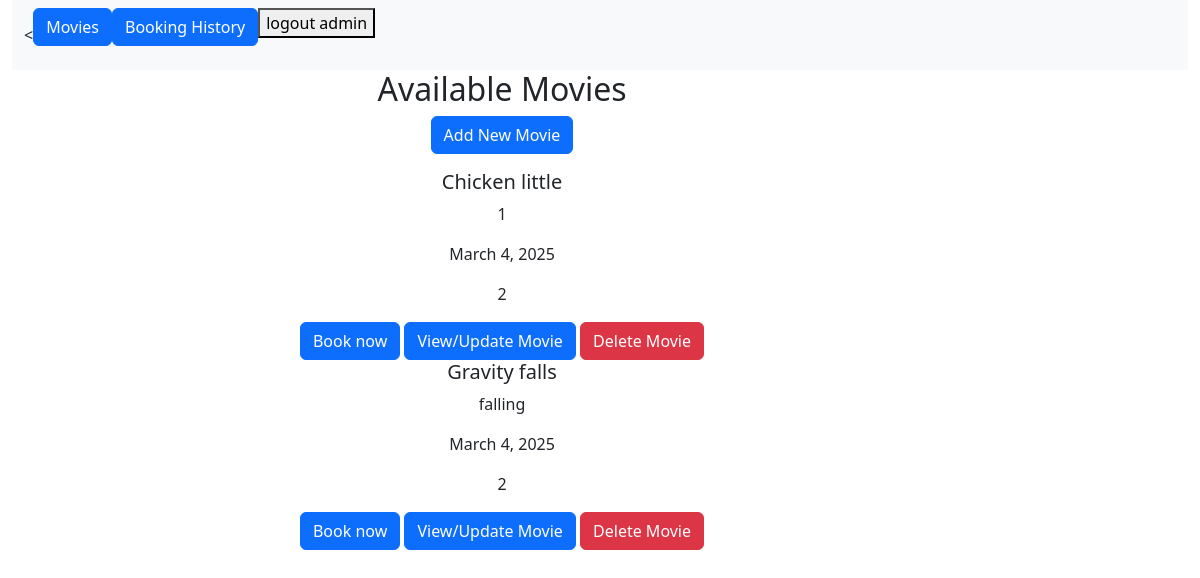
The app's page / (signed in) with its own data.
### movie_theater_booking/bookings/models.py (models this page shows, shortened)
class Movie(models.Model):
    movie_id = models.BigAutoField(primary_key=True)
    title = models.TextField()
    description = models.TextField()
    release_date = models.DateField()
    duration = models.PositiveIntegerField()

### movie_theater_booking/bookings/views.py (the view)
# urls.py: path('', views.movie_list, name = 'movie_list'),
def movie_list(request):
    movies = Movie.objects.all()
    return render(request, 'movie_list.html', {'movies': movies})

### movie_theater_booking/bookings/templates/movie_list.html (shortened to what this page needs)
{% extends 'base.html' %}
{% block content %}
<center>
<h2>Available Movies</h2>
{% if movies %}
<p><a href = "{% url 'movie_form' %}" class = "btn btn-primary" >Add New Movie  </a> </p>
{% for movie in movies %}
<h5>{{ movie.title }}</h5>
<p>{{ movie.description }}</p>
<p>{{ movie.release_date }}</p>
<p>{{ movie.duration }}</p>
<a class="btn btn-primary" href = "{% url 'book_seats' movie.movie_id %}">Book now</a>
<a class="btn btn-primary" href = "{% url 'update_movie' movie.movie_id %}">View/Update Movie</a>            <a class="btn btn-danger" href = "{% url 'delete_movie' movie.movie_id %}">Delete Movie</a>
{% endfor %}
{% else %}
<p> There are no Movies </p>
<p><a href = "{% url 'movie_form' %}" class = "btn btn-primary" >Add New Movie  </a> </p>
{% endif %}
</center>
{% endblock %}

### movie_theater_booking/bookings/templates/base.html (shortened to what this page needs)
{% load static %}
<!DOCTYPE html>
<html lang="en">
  {% load bootstrap5 %}
  {% bootstrap_css %}
   <link href="https://cdn.jsdelivr.net/npm/bootstrap@5.3.1/dist/css/bootstrap.min.css" rel="stylesheet">
 </head>
 <body>
   <div class="container-fluid">
     <nav class="navbar navbar-expand-lg bg-body-tertiary">
       <div class="container-fluid">
         <div class="collapse navbar-collapse" id="navbarNavAltMarkup">
          <
           <div class="navbar-nav">
            <p><a href = "{% url 'movie_list' %}" class = "btn btn-primary" >Movies </a> </p>
            <p><a href = "{% url 'booking_history' %}" class = "btn btn-primary" >Booking History </a> </p>
            {% if user.is_authenticated %}
            <form method="post" action="{% url 'logout' %}">
              <button type="submit", id = nav_logout>logout {{ user }} </button>
          </form>
            {% else %}
                <a class="nav-link" href="{% url 'login' %}?next={{ request.path }}">Login</a>
            {% endif %}
           </div>
         </div>
       </div>
     </nav>
       <div class="col-sm-10">
         {% block content %}
         {% endblock %}
       </div>
     </div>
 </body>
</html>

### records on screen
Movie: title "Chicken little", description "1", release_date "March 4, 2025", duration "2"
Movie: title "Gravity falls", description "falling", release_date "March 4, 2025", duration "2"

### other values on screen
{{ user }} "admin"
